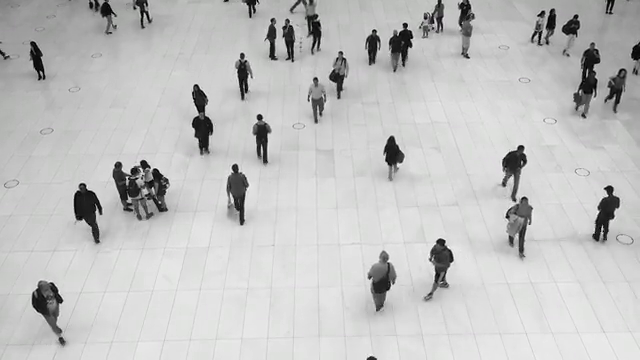
#> input picture frame 34 of Kurs/16. klasör/6.1 body.mp4.mp4, 640 x 360 px
$ jupyter execute '16.1 vucut algılama video. ipynb.ipynb'
#> lines starting #> are read from the running program, lines starting #| are printed output that depends on the picture; after the words box and inside, x2 and y2 are one past the last pixel; in counts of white or black regions, pixels touching at a corner belong together
[cell 1]
import cv2
import numpy as np
cap=cv2.VideoCapture("6.1 body.mp4.mp4")


body_cascade=cv2.CascadeClassifier("3.3 fullbody.xml.xml")
while True:
    ret,frame=cap.read()
#> frame is the input picture: shape (360, 640, 3); mean B, G, R 193.5, 193.8, 193.6
    if ret is not True:
        break

    gray=cv2.cvtColor(frame,cv2.COLOR_BGR2GRAY)

    bodies=body_cascade.detectMultiScale(gray,1.2,3)
#> bodies = [[277, 16, 24, 49], [358, 21, 26, 53], [228, 45, 30, 61], [187, 100, 31, 63], [247, 110, 28, 57], [361, 250, 35, 70], [299, 64, 35, 70], [375, 125, 32, 65], [422, 228, 35, 70], [491, 162, 53, 106], [186, 55, 96, 190]]

    for x,y,w,h in bodies:
        cv2.rectangle(frame,(x,y),(x+w,y+h),(0,0,255),2)
#> this loop made 11 passes
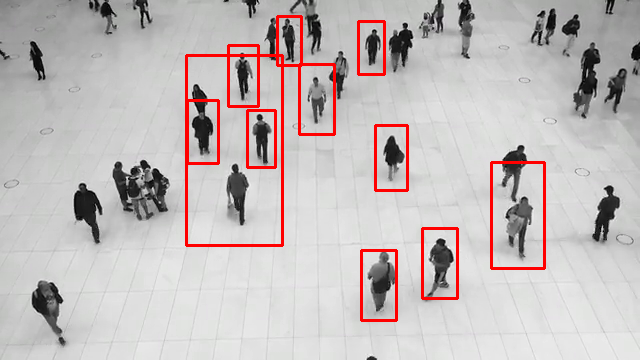
#> frame: shape (360, 640, 3); 3.23% of pixels changed, all inside (x1, y1, x2, y2) = (185, 15, 546, 322)

    cv2.imshow("1",frame)
    if cv2.waitKey(20) & 0xFF==ord("q"):
#> (key q is pressed here)
        break


cap.release()
cv2.destroyAllWindows()


$ run again, starting later in the video
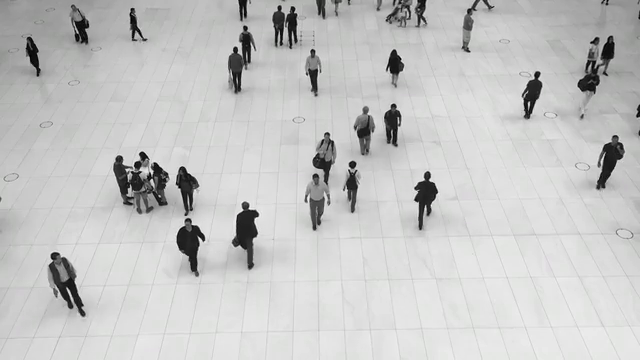
#> input picture frame 153 of Kurs/16. klasör/6.1 body.mp4.mp4, 640 x 360 px
#> frame is the input picture: shape (360, 640, 3); mean B, G, R 196.6, 196.9, 196.7
#> bodies = [[380, 44, 25, 50], [514, 72, 28, 56], [349, 100, 30, 61], [335, 158, 30, 61], [220, 37, 32, 63], [296, 38, 32, 64], [377, 94, 29, 58], [296, 164, 39, 78], [404, 162, 38, 75]]
#> the loop `for x,y,w,h in bodies:` made 9 passes
#> after the loop `for x,y,w,h in bodies:`:
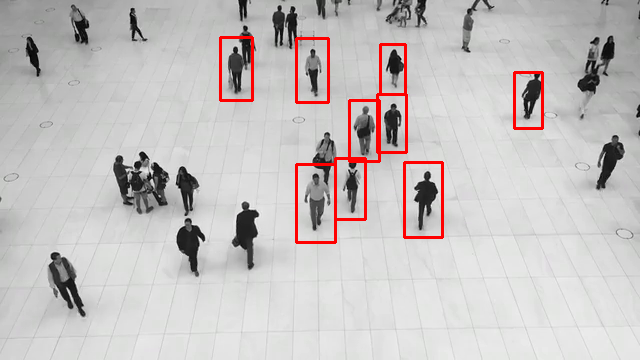
#> frame: shape (360, 640, 3); 2.05% of pixels changed, all inside (x1, y1, x2, y2) = (219, 36, 544, 244)

$ run again, starting later in the video
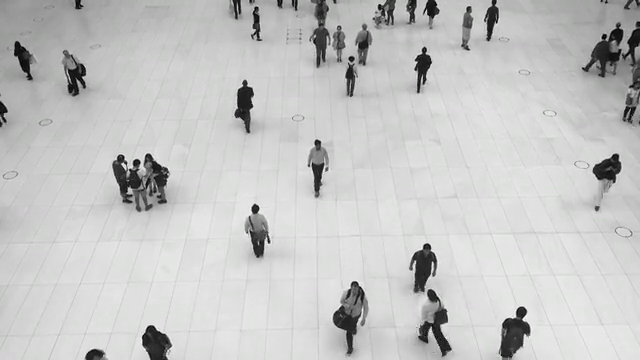
#> input picture frame 272 of Kurs/16. klasör/6.1 body.mp4.mp4, 640 x 360 px
#> frame is the input picture: shape (360, 640, 3); mean B, G, R 196.9, 197.3, 197
#> bodies = [[407, 40, 28, 56], [302, 8, 34, 68], [228, 73, 31, 63], [298, 127, 39, 77], [325, 16, 47, 94]]
#> the loop `for x,y,w,h in bodies:` made 5 passes
#> after the loop `for x,y,w,h in bodies:`:
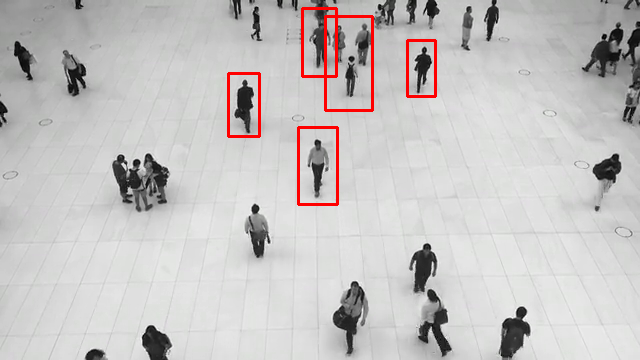
#> frame: shape (360, 640, 3); 1.38% of pixels changed, all inside (x1, y1, x2, y2) = (227, 7, 437, 206)
